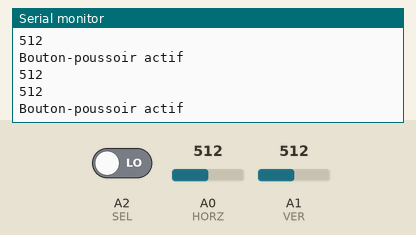
Simulated run of this sketch. Board: Arduino Uno, built with avr-gcc and run on an emulated ATmega328P. Shown: the last lines printed to the serial monitor. Inputs (shaded band) come from the test bench; at power-on: A0 (HORZ) = 512, A1 (VER) = 512, A2 (SEL) LOW.

Above: at 1.2 s.
1.3 s: A0 (HORZ) set to 11
At 1.9 s:
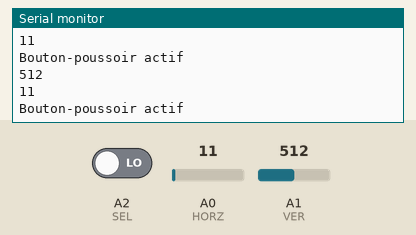
2.8 s: A0 (HORZ) set to 8
At 3.3 s:
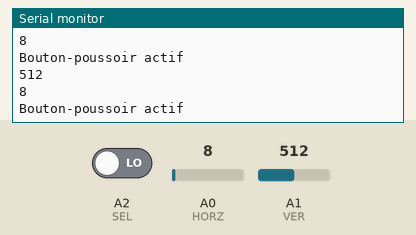
7.4 s: A1 (VER) set to 109
At 8.2 s:
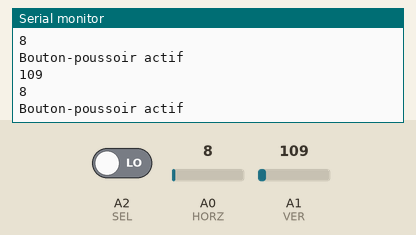
10.4 s: A1 (VER) set to 91
At 10.9 s:
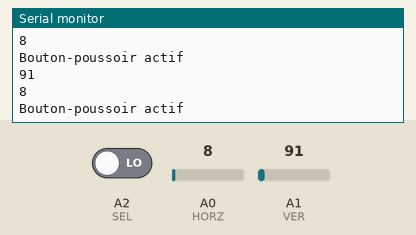
Timing chart, 0 to 13.4 s (numbered marks = the images above; inputs shaded):
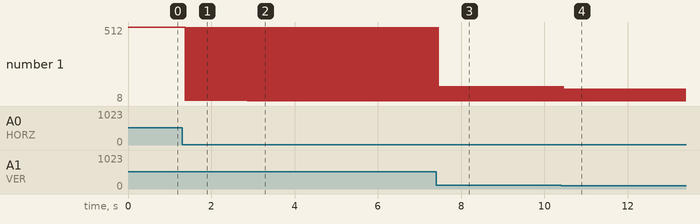

Measured:
- after the input at 1.3 s, the serial monitor: prints a new line after 0.08 s (image 1)
- after the input at 2.8 s, the serial monitor: prints a new line after 0.08 s (image 2)
- after the input at 7.4 s, the serial monitor: prints a new line after 0.08 s (image 3)
- after the input at 10.4 s, the serial monitor: prints a new line after 0.08 s (image 4)
- plotted number 1: 512 → 11 after the input at 1.3 s, 11 → 8 after the input at 2.8 s

The sketch:

joystick.ino
```cpp
int HORZ = A0;   // Broche horizontale du joystick
int VER  = A1;   // Broche verticale du joystick
int SEL  = A2;   // Broche du bouton poussoir du joystick

void setup() {
  pinMode(HORZ, INPUT);   // A0 configurée en entrée
  pinMode(VER, INPUT);    // A1 configurée en entrée
  pinMode(SEL, INPUT);    // A2 configurée en entrée (lecture numérique)

  Serial.begin(9600);     // Initialisation de la liaison série à 9600 bits/s
}

void loop() {

  int X = analogRead(VER);    // Lecture analogique axe vertical
  int Y = analogRead(HORZ);   // Lecture analogique axe horizontal
  int bouton = digitalRead(SEL);  // Lecture numérique du bouton

  Serial.println(X);   // Affichage valeur axe vertical
  Serial.println(Y);   // Affichage valeur axe horizontal

  if (bouton == 1) {   // Si le bouton n'est pas pressé (état haut)
    Serial.println("Aucune pression sur le bouton poussoir");
  }
  else {               // Si le bouton est pressé (état bas)
    Serial.println("Bouton-poussoir actif");
  }
}
```
